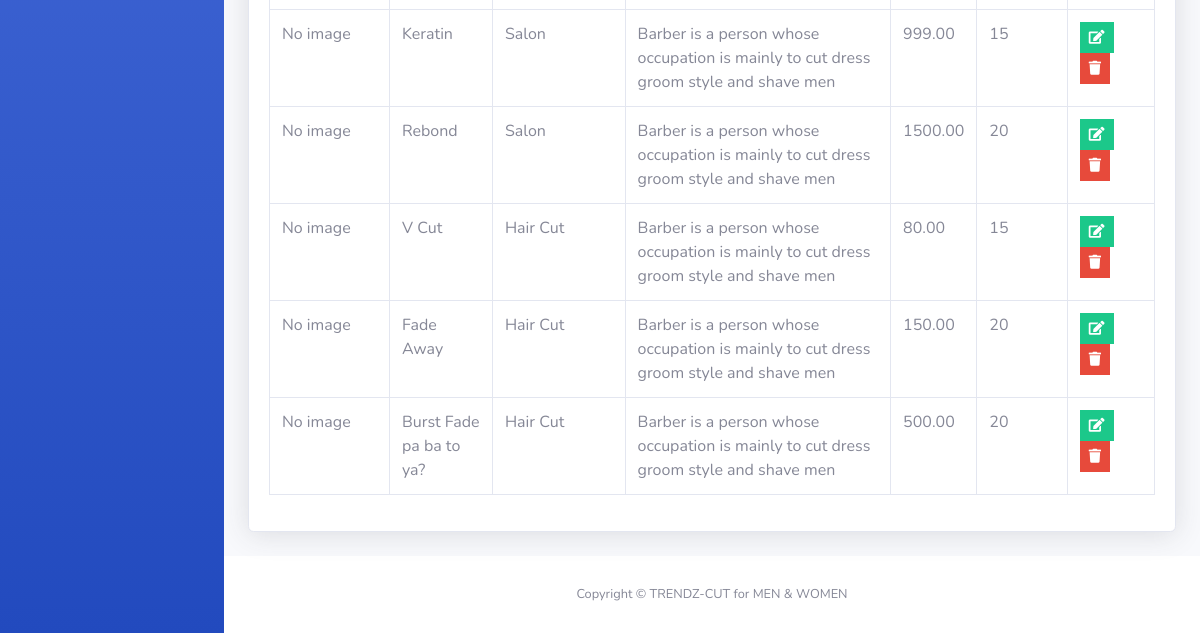
The app's page /barber-admin/services.php (signed in, lower part), older data.
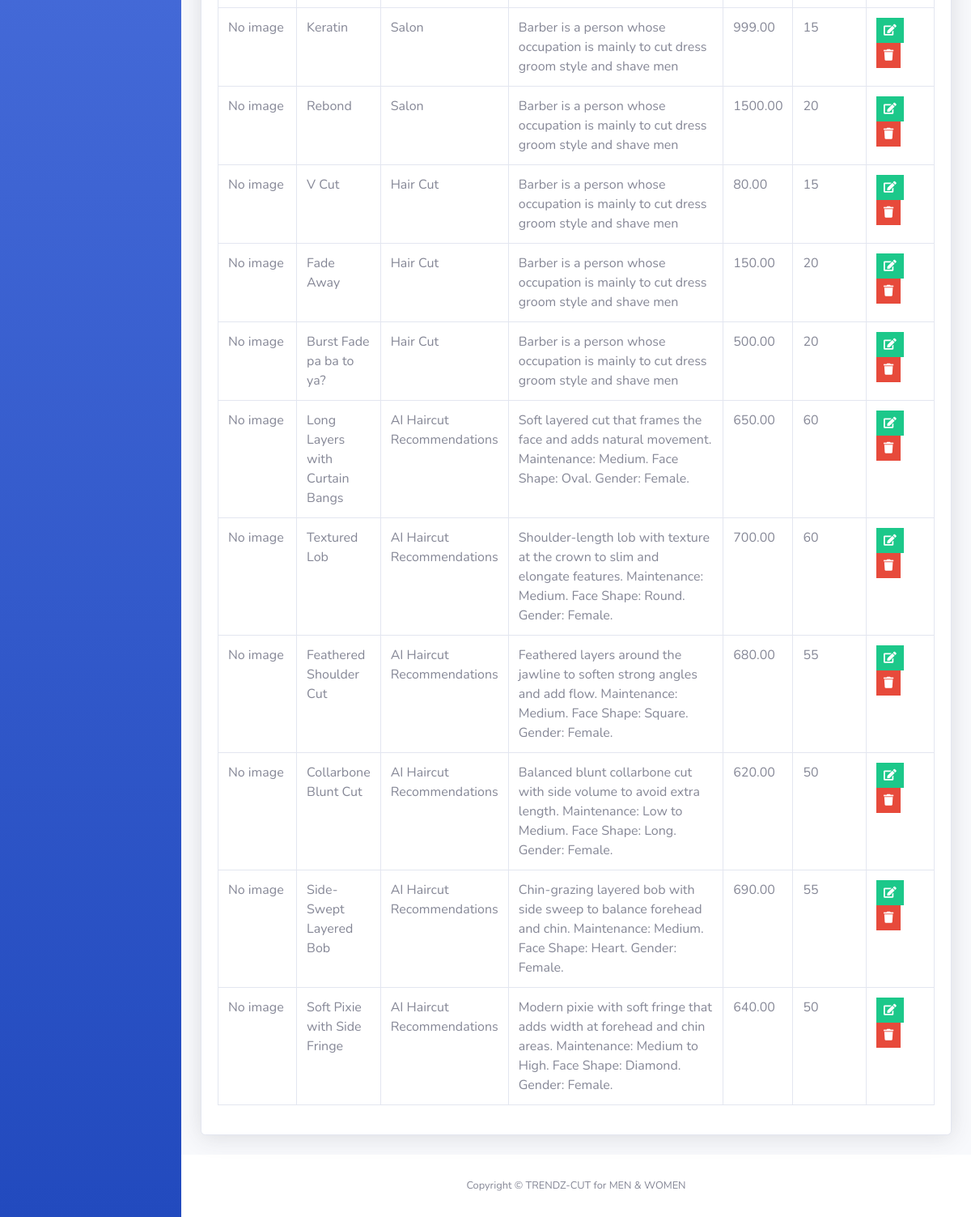
The same page, newer data.
### tables this page shows
CREATE TABLE `services` (
  `service_id` int(5) NOT NULL,
  `service_name` varchar(50) NOT NULL,
  `service_description` varchar(255) NOT NULL,
  `service_price` decimal(6,2) NOT NULL,
  `service_duration` int(5) NOT NULL,
  `category_id` int(2) NOT NULL
);

CREATE TABLE `service_categories` (
  `category_id` int(2) NOT NULL,
  `category_name` varchar(50) NOT NULL
);

### barber-admin/services.php (the view, shortened to what the changed rows need)
<?php
    include 'connect.php';
    include 'Includes/templates/header.php';
    if(isset($_SESSION['username_barbershop_Xw211qAAsq4']) && isset($_SESSION['password_barbershop_Xw211qAAsq4']))
    {
?>
        <div class="container-fluid">
            <?php
                $do = '';
                if(isset($_GET['do']) && in_array($_GET['do'], array('Add','Edit')))
                {
                    $do = htmlspecialchars($_GET['do']);
                }
                else
                {
                    $do = 'Manage';
                }
                if($do == 'Manage')
                {
                    $stmt = $con->prepare("SELECT * FROM services s, service_categories sc where s.category_id = sc.category_id");
                    $stmt->execute();
                    $rows_services = $stmt->fetchAll();
                ?>
                    <div class="card shadow mb-4">
                        <div class="card-body">
                            <table class="table table-bordered">
                                <tbody>
                                    <?php
                                        foreach($rows_services as $service)
                                        {
                                            echo "<tr>";
                                                echo "<td style='width:120px;'>";
                                                    if(!empty($service['service_image']))
                                                    {
                                                        echo "<img src='".$service['service_image']."' alt='Service Image' style='width:90px;height:70px;object-fit:cover;border-radius:6px;'>";
                                                    }
                                                    else
                                                    {
                                                        echo "<span class='text-muted'>No image</span>";
                                                    }
                                                echo "</td>";
                                                echo "<td>";
                                                    echo $service['service_name'];
                                                echo "</td>";
                                                echo "<td>";
                                                    echo $service['category_name'];
                                                echo "</td>";
                                                echo "<td style = 'width:30%'>";
                                                    echo $service['service_description'];
                                                echo "</td>";
                                                echo "<td>";
                                                    echo $service['service_price'];
                                                echo "</td>";
                                                echo "<td>";
                                                    echo $service['service_duration'];
                                                echo "</td>";
                                                echo "<td>";
                                                    $delete_data = "delete_".$service["service_id"];
                                                    ?>
                                                        <ul class="list-inline m-0">
                                                            <li class="list-inline-item" data-toggle="tooltip" title="Edit">
                                                                <button class="btn btn-success btn-sm rounded-0">
                                                                    <a href="services.php?do=Edit&service_id=<?php echo $service['service_id']; ?>" style="color: white;">
                                                                        <i class="fa fa-edit"></i>
                                                                    </a>
                                                                </button>
                                                            </li>
                                                            <li class="list-inline-item" data-toggle="tooltip" title="Delete">
                                                                <button class="btn btn-danger btn-sm rounded-0" type="button" data-toggle="modal" data-target="#<?php echo $delete_data; ?>" data-placement="top"><i class="fa fa-trash"></i></button>
                                                            </li>
                                                        </ul>
                                                    <?php
                                                echo "</td>";
                                            echo "</tr>";
                                        }
                                    ?>
                                </tbody>
                            </table>
                        </div>
                    </div>
                    <?php
                }
            ?>
        </div>
<?php
        include 'Includes/templates/footer.php';
    }
    else
    {
        header('Location: login.php');
        exit();
    }
?>

Row changes from the older to the newer data that the page shows:
added services: shows "No image", service_name "Long Layers with Curtain Bangs", category.category_name "AI Haircut Recommendations", service_description "Soft layered cut that frames the face and adds natural movement. Maintenance: Medium. Face Shape: Oval. Gender: Female.", service_price "650.00", service_duration "60"
added services: shows "No image", service_name "Textured Lob", category.category_name "AI Haircut Recommendations", service_description "Shoulder-length lob with texture at the crown to slim and elongate features. Maintenance: Medium. Face Shape: Round. Gender: Female.", service_price "700.00", service_duration "60"
added services: shows "No image", service_name "Feathered Shoulder Cut", category.category_name "AI Haircut Recommendations", service_description "Feathered layers around the jawline to soften strong angles and add flow. Maintenance: Medium. Face Shape: Square. Gender: Female.", service_price "680.00", service_duration "55"
added services: shows "No image", service_name "Collarbone Blunt Cut", category.category_name "AI Haircut Recommendations", service_description "Balanced blunt collarbone cut with side volume to avoid extra length. Maintenance: Low to Medium. Face Shape: Long. Gender: Female.", service_price "620.00", service_duration "50"
added services: shows "No image", service_name "Side-Swept Layered Bob", category.category_name "AI Haircut Recommendations", service_description "Chin-grazing layered bob with side sweep to balance forehead and chin. Maintenance: Medium. Face Shape: Heart. Gender: Female.", service_price "690.00", service_duration "55"
added services: shows "No image", service_name "Soft Pixie with Side Fringe", category.category_name "AI Haircut Recommendations", service_description "Modern pixie with soft fringe that adds width at forehead and chin areas. Maintenance: Medium to High. Face Shape: Diamond. Gender: Female.", service_price "640.00", service_duration "50"
